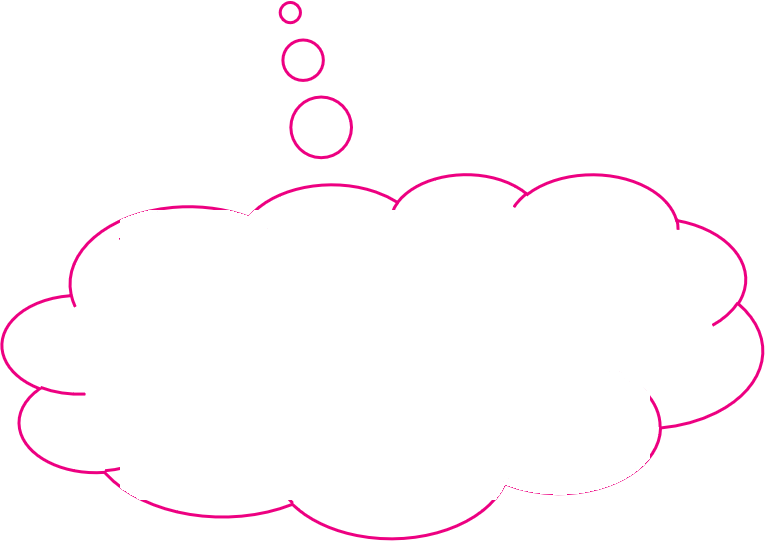
#> input picture scratch/slides_24_27/blank_cloud.png, 765 x 541 px, found by its file name
$ python render_s23_bubble.py
#> lines starting #> are read from the running program, lines starting #| are printed output that depends on the picture
import urllib.request, os
from PIL import Image, ImageDraw, ImageFont

# 1. Download Montserrat font from Google Fonts GitHub repo if not already cached
font_path = 'scratch/Montserrat-Medium.ttf'
if not os.path.exists(font_path):
    url = 'https://github.com/google/fonts/raw/main/ofl/montserrat/Montserrat-Medium.ttf'
    print('Downloading font...')
    urllib.request.urlretrieve(url, font_path)
    print('Font downloaded')

# 2. Load blank cloud template
blank = Image.open('scratch/slides_24_27/blank_cloud.png').convert('RGBA')
#> blank is the input picture: PIL image 765x541 RGBA; mean R, G, B, A 133.5, 128.9, 131.4, 133.1
w, h = blank.size # 765, 541
#> w = 765; h = 541

# 3. Text to draw for Slide 23:
# In video:
# "Được một thời gian,"
# "một hôm em bé"
# "chợt cất tiếng:"
# "“Người là ai vậy?”."
lines = [
    "Được một thời gian,",
    "một hôm em bé",
    "chợt cất tiếng:",
    "“Người là ai vậy?”."
]

# Font size and color:
# Video text color is #DE007B (RGB: 222, 0, 123)
color = (222, 0, 123, 255)
font_size = 28
font = ImageFont.truetype(font_path, font_size)

draw = ImageDraw.Draw(blank)

# In im24, the text center is roughly x = 380, y = 350
# Let's calculate total height of text block
line_height = int(font_size * 1.35)
total_text_h = len(lines) * line_height

start_y = 280
for i, line in enumerate(lines):
    # Center text horizontally around x = 380
    bbox = font.getbbox(line)
    lw = bbox[2] - bbox[0]
    lx = 380 - lw // 2
    ly = start_y + i * line_height
    draw.text((lx, ly), line, font=font, fill=color)

# Save output
out_path = 'frontend/public/media/cloud_callout_s23.png'
blank.save(out_path)
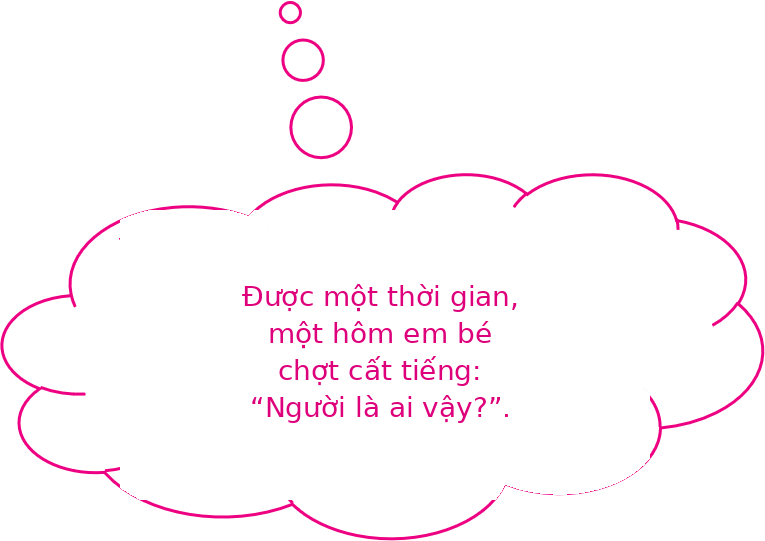
#> saved as cloud_callout_s23.png: PIL image 765x541 RGBA; mean R, G, B, A 133.1, 125.8, 129.8, 133.1; transparent parts drawn white
print('Saved cloud_callout_s23.png')

# Also save on white for inspection
bg = Image.new('RGB', blank.size, (255, 255, 255))
#> bg: PIL image 765x541 RGB; every value is 255
bg.paste(blank, mask=blank.split()[3])
bg.save('scratch/slides_24_27/new_s23_bubble_white.jpg')
print('Saved new_s23_bubble_white.jpg')
